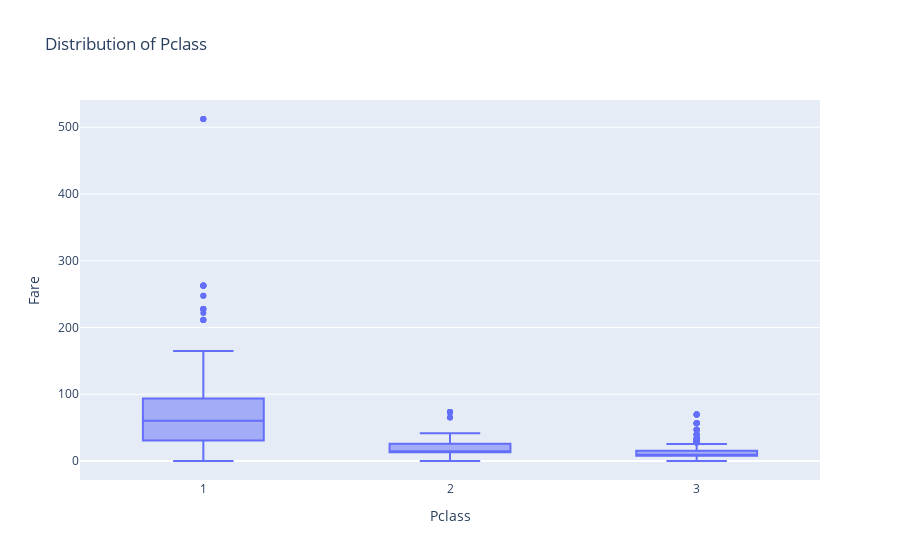

This figure's notebook cell:
### Code cell
px.box(data, y='Fare', x='Pclass', title='Distribution of Pclass')

### Figure 1 — Plotly figure (JSON) as saved in the notebook; plotly's stock layout.template omitted (floating-point values rounded to 4 significant figures; data arrays with more than 128 entries replaced by an {"elided": "..."} marker saying what was removed)
{"data": [{"alignmentgroup": "True", "hovertemplate": "Pclass=%{x}<br>Fare=%{y}<extra></extra>", "legendgroup": "", "marker": {"color": "#636efa"}, "name": "", "notched": false, "offsetgroup": "", "orientation": "v", "showlegend": false, "type": "box", "x": {"elided": "891 int values"}, "x0": " ", "xaxis": "x", "y": {"elided": "891 float values"}, "y0": " ", "yaxis": "y"}], "layout": {"boxmode": "group", "legend": {"tracegroupgap": 0}, "title": {"text": "Distribution of Pclass"}, "xaxis": {"anchor": "y", "domain": [0, 1], "title": {"text": "Pclass"}}, "yaxis": {"anchor": "x", "domain": [0, 1], "title": {"text": "Fare"}}}}
